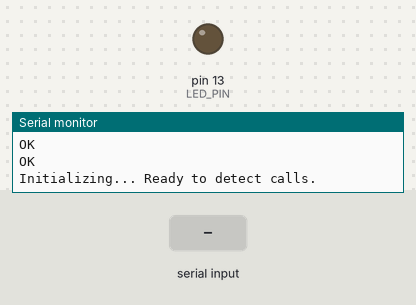
Recording of a sketch running on a simulated Arduino Uno, built with avr-gcc and run on an emulated ATmega328P. Parts: output pins drawn as LEDs (lit = HIGH), the last lines printed to the serial monitor. The test bench sets the inputs (shaded band). The modem accepts every AT command (registered, SIM ready, sends succeed) and sends nothing else.

Above: at 4.2 s.
4.3 s: "RING\n" received over the second serial link
At 4.7 s:
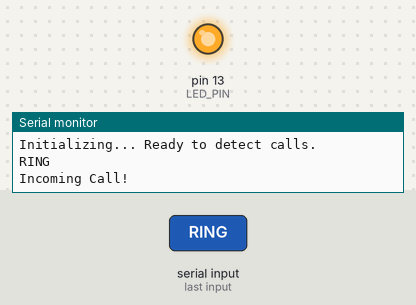
7.3 s: "+CLIP:\n" received over the second serial link
At 10.1 s:
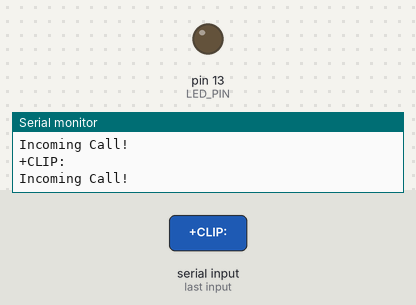
Timing chart, 0 to 11.6 s (numbered marks = the images above; inputs shaded):
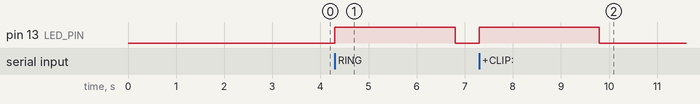

The sketch:

gsm_800L_call_recceive.ino
```cpp
#include <SoftwareSerial.h>

// Create software serial object to communicate with SIM800L
SoftwareSerial mySerial(3, 2);  // SIM800L Tx & Rx connected to Arduino pins 3 & 2

#define LED_PIN 13  // Define LED pin (built-in LED on most Arduino boards)

void setup() {
  // Begin serial communication with Arduino IDE (Serial Monitor)
  Serial.begin(9600);

  // Begin serial communication with SIM800L
  mySerial.begin(9600);

  // Initialize LED pin as output
  pinMode(LED_PIN, OUTPUT);

  // Initialize SIM800L
  sendATCommand("AT", 1000);                 // Test communication
  sendATCommand("AT+CLIP=1", 1000);          // Enable caller ID
  sendATCommand("AT+CNMI=2,1,0,0,0", 1000);  // Enable incoming call notifications

  Serial.println("Initializing... Ready to detect calls.");
}

void loop() {
  updateSerial();
}

void updateSerial() {
  while (Serial.available()) {
    mySerial.write(Serial.read());  // Forward what Serial received to Software Serial Port
  }

  static String buffer = "";  // Persistent buffer to store incoming data

  while (mySerial.available()) {
    char incomingChar = mySerial.read();
    Serial.write(incomingChar);  // Forward what Software Serial received to Serial Port

    buffer += incomingChar;

    if (incomingChar == '\n') {  // Process complete lines
      if (buffer.indexOf("RING") != -1 || buffer.indexOf("+CLIP:") != -1) {
        Serial.println("Incoming Call!");
        digitalWrite(LED_PIN, HIGH);  // Turn on LED
        delay(2500);                  // Keep LED on for 5 seconds
        digitalWrite(LED_PIN, LOW);   // Turn off LED
      }
      buffer = "";  // Clear buffer after processing
    }
  }
}

void sendATCommand(String command, int waitTime) {
  mySerial.println(command);
  delay(waitTime);
  while (mySerial.available()) {
    Serial.write(mySerial.read());  // Display response for debugging
  }
}
```

Measured:
- after the input at 4.3 s, pin 13 (LED_PIN): LOW → HIGH at once, → LOW 2.5 s later
- after the input at 7.3 s, pin 13 (LED_PIN): LOW → HIGH at once, → LOW 2.5 s later
